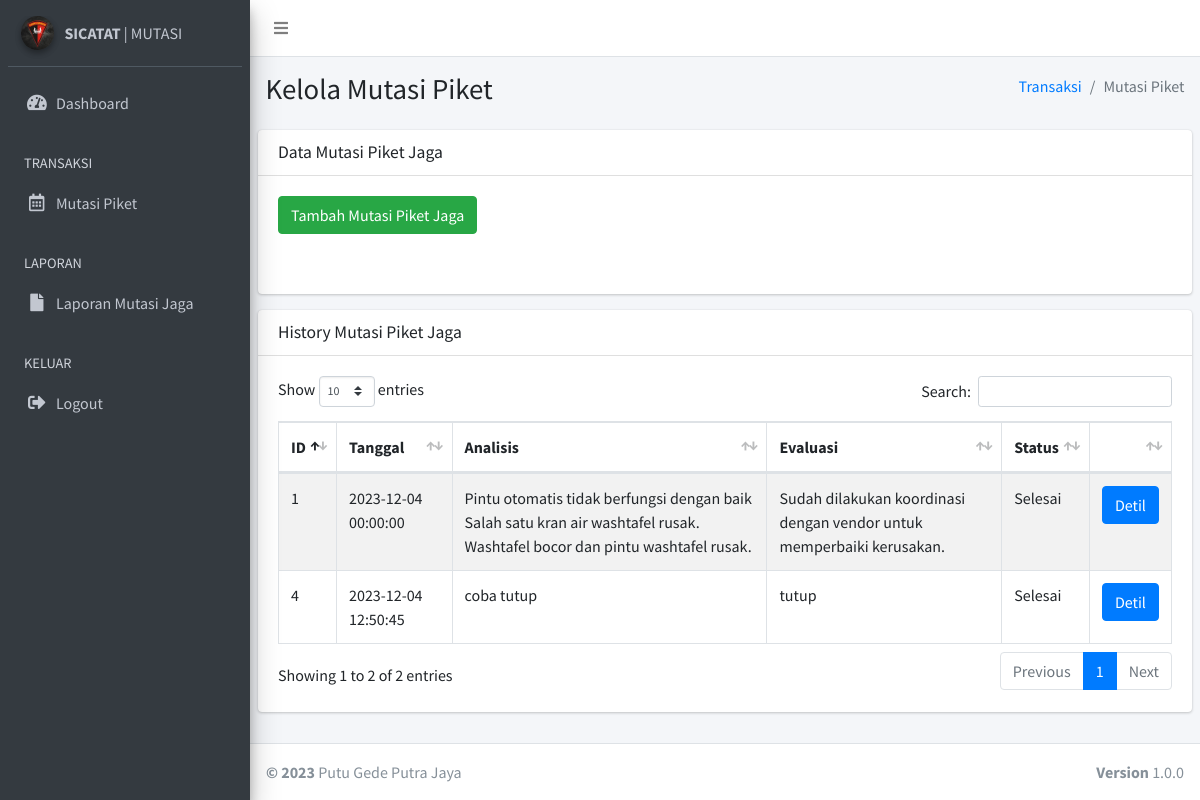
Page /trx_mutasijaga.php (signed in) on the committed database.
### tables this page shows
CREATE TABLE `tb_mutasi_jaga` (
  `id_mutasi_jaga` int(11) NOT NULL,
  `id_user` int(11) DEFAULT NULL,
  `tgl_mutasi` datetime DEFAULT NULL,
  `analisis` text,
  `evaluasi` text,
  `status_mutasi` smallint(6) DEFAULT NULL
);

### trx_mutasijaga.php (the view, shortened to what this page needs)
<?php
    include "koneksi.php";
      $level = $_SESSION['level'];
?>
<!DOCTYPE html>
<html>
<head>
  <link rel="stylesheet" href="plugins/fontawesome-free/css/all.min.css">
  <link rel="stylesheet" href="https://code.ionicframework.com/ionicons/2.0.1/css/ionicons.min.css">
  <link rel="stylesheet" href="plugins/datatables-bs4/css/dataTables.bootstrap4.css">
  <link rel="stylesheet" href="dist/css/adminlte.min.css">
</head>
<body class="hold-transition sidebar-mini">
<div class="wrapper">
  <nav class="main-header navbar navbar-expand navbar-white navbar-light">
    <ul class="navbar-nav">
      <li class="nav-item">
        <a class="nav-link" data-widget="pushmenu" href="#"><i class="fas fa-bars"></i></a>
      </li>
    </ul>
  </nav>
  <aside class="main-sidebar sidebar-dark-primary elevation-4">
    <div class="sidebar">
      <div class="user-panel mt-3 pb-3 mb-3 d-flex">
        <div class="image">
        <img src="dist/img/korps.jpeg" class="img-circle elevation-2" alt="User Image">
        </div>
        <div class="info">
        <a href="#" class="d-block"><strong>SICATAT</strong> | MUTASI</a>
        </div>
      </div>
       <nav class="mt-2">
        <ul class="nav nav-pills nav-sidebar flex-column" data-widget="treeview" role="menu" data-accordion="false">
          <li class="nav-item">
            <a href="dashboard.php" class="nav-link">
              <i class="nav-icon fas fa-tachometer-alt"></i>
              <p>
                Dashboard
              </p>
            </a>
          </li>
          <?php
          if ($level == "admin") {
            ?>
         <li class="nav-item has-treeview">
            <a href="#" class="nav-link">
              <i class="nav-icon fas fa-table"></i>
              <p>
                Data Master
                <i class="fas fa-angle-left right"></i>
              </p>
            </a>
            <ul class="nav nav-treeview">
              <li class="nav-item">
                <a href="user.php" class="nav-link">
                  <i class="far fa-circle nav-icon"></i>
                  <p>Data User</p>
                </a>
              </li>
              <li class="nav-item">
                <a href="personil.php" class="nav-link">
                  <i class="far fa-circle nav-icon"></i>
                  <p>Data Personil</p>
                </a>
              </li>
              <li class="nav-item">
                <a href="barang.php" class="nav-link">
                  <i class="far fa-circle nav-icon"></i>
                  <p>Data Barang</p>
                </a>
              </li>
              <li class="nav-item">
                <a href="pj.php" class="nav-link">
                  <i class="far fa-circle nav-icon"></i>
                  <p>Penanggung Jawab</p>
                </a>
              </li>
            </ul>
          </li>
          <li class="nav-header">TRANSAKSI</li>
          <li class="nav-item">
            <a href="trx_mutasijaga.php" class="nav-link active">
              <i class="nav-icon far fa-calendar-alt"></i>
              <p>
                Mutasi Piket
              </p>
            </a>
          </li>
          <?php
            } else {
              ?>
               <li class="nav-header">TRANSAKSI</li>
          <li class="nav-item">
            <a href="trx_mutasijaga.php" class="nav-link">
              <i class="nav-icon far fa-calendar-alt"></i>
              <p>
                Mutasi Piket
              </p>
            </a>
          </li>
              <?php
            }
            ?>
          <li class="nav-header">LAPORAN</li>
          <li class="nav-item">
            <a href="laporan.php" class="nav-link">
              <i class="nav-icon fas fa-file"></i>
              <p>Laporan Mutasi Jaga</p>
            </a>
          </li>
          <li class="nav-header">KELUAR</li>
          <li class="nav-item">
            <a href="./action/logout.php" class="nav-link">
              <i class="nav-icon fas fa-sign-out-alt"></i>
              <p>Logout</p>
            </a>
          </li>
        </ul>
      </nav>
    </div>
  </aside>
  <div class="content-wrapper">
    <section class="content-header">
      <div class="container-fluid">
        <div class="row mb-2">
          <div class="col-sm-6">
            <h1>Kelola Mutasi Piket</h1>
          </div>
          <div class="col-sm-6">
            <ol class="breadcrumb float-sm-right">
              <li class="breadcrumb-item"><a href="#">Transaksi</a></li>
              <li class="breadcrumb-item active">Mutasi Piket</li>
            </ol>
          </div>
        </div>
      </div>
    </section>
    <section class="content">
      <div class="row">
        <div class="col-12">
          <div class="card">
            <div class="card-header">
              <h3 class="card-title">Data Mutasi Piket Jaga</h3>
            </div>
            <div class="card-body">
              <div class="button-table">
                <a href="#" type="button" class="btn btn-success btn-md" data-toggle="modal" data-target="#myModal">Tambah Mutasi Piket Jaga</a>
              </div>
            </div>
            <div class="card-body">
            </div>
          </div>
        </div>
      </div>
      <div class="row">
        <div class="col-12">
          <div class="card">
            <div class="card-header">
              <h3 class="card-title">History Mutasi Piket Jaga</h3>
            </div>
            <div class="card-body">
              <table id="example1" class="table table-bordered table-striped">
                <thead>
                <tr>
                  <th>ID</th>
                  <th>Tanggal</th>
                  <th>Analisis</th>
                  <th>Evaluasi</th>
                  <th>Status</th>
                  <th></th>
                </tr>
                </thead>
                <tbody>
          <?php
          $query = mysqli_query($conn,"SELECT * from tb_mutasi_jaga WHERE status_mutasi='1'");
          while ($data = mysqli_fetch_assoc($query))
          {
          ?>
            <tr>
              <td><?php echo $data['id_mutasi_jaga']; ?></td>
              <td><?php echo $data['tgl_mutasi']; ?></td>
              <td><?php echo $data['analisis']; ?></td>
              <td><?php echo $data['evaluasi']; ?></td>
                <?php
                  if ($data['status_mutasi']==1){
                    echo "<td>Selesai</td>";
                  }
                ?>
              <td>
                  <a href="history_mutasijaga.php?id=<?php echo $data['id_mutasi_jaga'];?>" type="button" class="btn btn-md btn-primary">Detil</a>
              </td>
            </tr>
          <?php
          }
          ?>
        </tbody>
              </table>
            </div>
          </div>
        </div>
      </div>
    </section>
  </div>
  <footer class="main-footer">
    <div class="float-right d-none d-sm-block">
      <b>Version</b> 1.0.0
    </div>
    <strong>&copy; 2023</strong> Putu Gede Putra Jaya
  </footer>
</div>
</body>
</html>

### rows in the picture
tb_mutasi_jaga: id_mutasi_jaga "1", tgl_mutasi "2023-12-04 00:00:00", analisis "Pintu otomatis tidak berfungsi dengan baik Salah satu kran air washtafel rusak. Washtafel bocor dan pintu washtafel rusak.", evaluasi "Sudah dilakukan koordinasi dengan vendor untuk memperbaiki kerusakan.", status_mutasi "Selesai"
tb_mutasi_jaga: id_mutasi_jaga "4", tgl_mutasi "2023-12-04 12:50:45", analisis "coba tutup", evaluasi "tutup", status_mutasi "Selesai"
